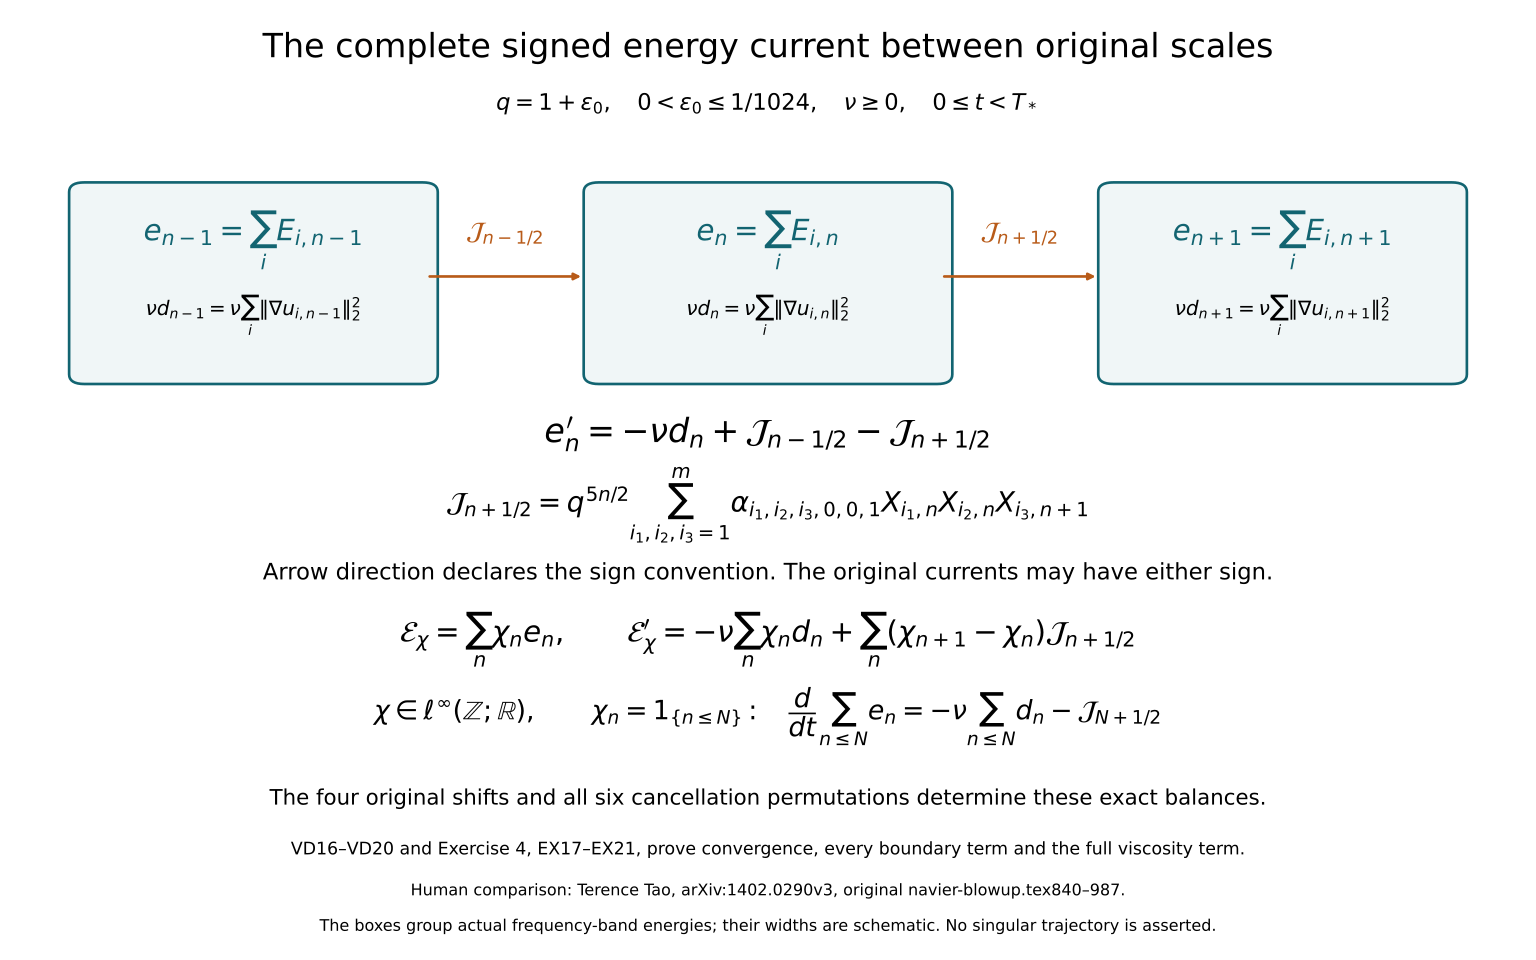

Generate this figure with Python:
"""Reproducible exact signed scale-energy balance, with full viscosity."""
from pathlib import Path
import matplotlib
matplotlib.use('Agg')
import matplotlib.pyplot as plt
from matplotlib.patches import FancyBboxPatch
OUT=Path(__file__).resolve().parent
fig=plt.figure(figsize=(16,10),facecolor='white');ax=fig.add_axes([0,0,1,1]);ax.set_axis_off()
teal='#126471';orange='#b85b19'
def txt(x,y,t,size=18,**kw):ax.text(x,y,t,ha='center',va='center',fontsize=size,**kw)
txt(.5,.95,'The complete signed energy current between original scales',25)
txt(.5,.892,r'$q=1+\epsilon_0,\quad 0<\epsilon_0\leq1/1024,\quad \nu\geq0,\quad 0\leq t<T_*$',17)
for x,lab in [(.055,'n-1'),(.39,'n'),(.725,'n+1')]:
    ax.add_patch(FancyBboxPatch((x,.61),.22,.19,boxstyle='round,pad=0.01',facecolor='#f0f6f7',edgecolor=teal,lw=2))
    txt(x+.11,.75,r'$e_{'+lab+r'}=\sum_i E_{i,'+lab+'}$',22,color=teal)
    txt(x+.11,.672,r'$\nu d_{'+lab+r'}=\nu\sum_i\|\nabla u_{i,'+lab+r'}\|_2^2$',15)
for x1,x2,label in [(.278,.38,r'$\mathcal{J}_{n-1/2}$'),(.613,.715,r'$\mathcal{J}_{n+1/2}$')]:
    ax.annotate('',xy=(x2,.712),xytext=(x1,.712),arrowprops=dict(arrowstyle='-|>',lw=2,color=orange))
    txt((x1+x2)/2,.757,label,19,color=orange)
txt(.5,.548,r"$e_n'=-\nu d_n+\mathcal{J}_{n-1/2}-\mathcal{J}_{n+1/2}$",25)
txt(.5,.474,r'$\mathcal{J}_{n+1/2}=q^{5n/2}\sum_{i_1,i_2,i_3=1}^m'
                  r'\alpha_{i_1,i_2,i_3,0,0,1}X_{i_1,n}X_{i_2,n}X_{i_3,n+1}$',21)
txt(.5,.403,'Arrow direction declares the sign convention. The original currents may have either sign.',17)
txt(.5,.334,r"$\mathcal{E}_\chi=\sum_n\chi_ne_n,\qquad"
                  r"\mathcal{E}_\chi'=-\nu\sum_n\chi_nd_n"
                  r"+\sum_n(\chi_{n+1}-\chi_n)\mathcal{J}_{n+1/2}$",22)
txt(.5,.254,r'$\chi\in\ell^\infty(\mathbb{Z};\mathbb{R}),\qquad'
                  r'\chi_n=1_{\{n\leq N\}}:\quad'
                  r'\dfrac{d}{dt}\sum_{n\leq N}e_n=-\nu\sum_{n\leq N}d_n-\mathcal{J}_{N+1/2}$',20)
txt(.5,.168,'The four original shifts and all six cancellation permutations determine these exact balances.',16)
txt(.5,.115,'VD16–VD20 and Exercise 4, EX17–EX21, prove convergence, every boundary term and the full viscosity term.',13)
txt(.5,.072,'Human comparison: Terence Tao, arXiv:1402.0290v3, original navier-blowup.tex840–987.',12)
txt(.5,.035,'The boxes group actual frequency-band energies; their widths are schematic. No singular trajectory is asserted.',12)
for ext in ['png','svg']:fig.savefig(OUT/f'original-cascade-energy-current.{ext}',dpi=160)
plt.close(fig)
